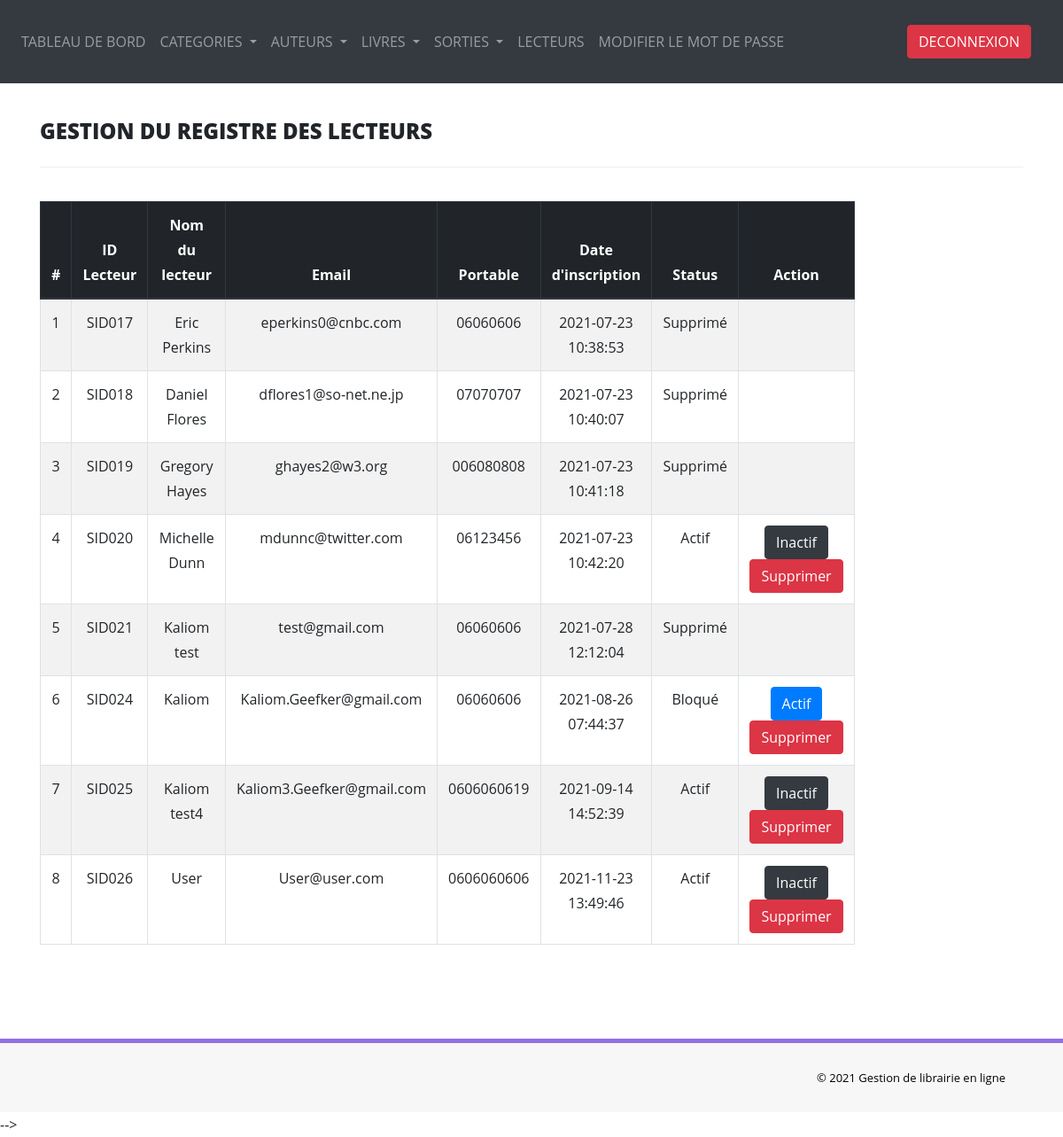
Screenshot of /admin/reg-readers.php (signed in) with the database file from the repository.
### tables this page shows
CREATE TABLE IF NOT EXISTS `tblreaders` (
  `id` int(11) NOT NULL AUTO_INCREMENT,
  `ReaderId` varchar(100) DEFAULT NULL,
  `FullName` varchar(120) DEFAULT NULL,
  `EmailId` varchar(120) DEFAULT NULL,
  `MobileNumber` char(11) DEFAULT NULL,
  `Password1` varchar(120) DEFAULT NULL,
  `Status` int(11) DEFAULT NULL,
  `RegDate` timestamp NULL DEFAULT CURRENT_TIMESTAMP,
  `UpdateDate` timestamp NULL DEFAULT NULL ON UPDATE CURRENT_TIMESTAMP,
  PRIMARY KEY (`id`)
);

### admin/reg-readers.php (the view, shortened to what this page needs)
<?php
include('includes/config.php');
if(strlen($_SESSION['alogin'])==0) {
	header('location:../index.php');
} else {
    $sql="SELECT * FROM tblreaders ORDER BY id ASC";
    $query=$dbh->prepare($sql);
    $query->execute();
    $resultats= $query->fetchAll(PDO::FETCH_OBJ);
}
?>
<!DOCTYPE html>
<html lang="FR">
<head>
    <link rel="stylesheet" href="https://maxcdn.bootstrapcdn.com/bootstrap/4.0.0/css/bootstrap.min.css">
    <link href="assets/css/font-awesome.css" rel="stylesheet" />
    <link href="assets/css/style.css" rel="stylesheet" />
</head>
<body>
<?php include('includes/header.php');?>
<div class="content-wrapper">
         <div class="container">
        	<div class="row pad-botm">
            <div class="col-md-12">
                <h4 class="header-line">Gestion du registre des lecteurs</h4>
            </div>
		</div>
		<div class="row">
			<div class="col-md-10 col-sm-6 col-xs-12 col-md-offset-1">
				<div class="panel panel-info">
                <div class="row">
                <div class="col">
                <table class="table table-striped table-bordered text-center">
                        <thead class="thead-dark">
                            <tr>
                            <th scope="col">#</th>
                            <th scope="col">ID Lecteur</th>
                            <th scope="col">Nom du lecteur</th>
                            <th scope="col">Email</th>
                            <th scope="col">Portable</th>
                            <th scope="col">Date d'inscription</th>
                            <th scope="col">Status</th>
                            <th scope="col">Action</th>
                            </tr>
                        </thead>
                        <tbody>
                            <?php
                                if (is_array($resultats)){
                                    $cnt= 1;
                                    foreach ($resultats AS $result){
                                    ?>
                                    <tr>
                                    <td><?php echo $cnt ?> </td>
                                    <td><?php echo $result->ReaderId; ?></td>
                                    <td><?php echo $result->FullName; ?></td>
                                    <td><?php echo $result->EmailId; ?></td>
                                    <td><?php echo $result->MobileNumber; ?></td>
                                    <td><?php echo $result->RegDate; ?></td>
                                    <td><?php if ($result->Status == 1){
                                        echo "Actif";
                                    } elseif ($result->Status == 0) {
                                        echo "Bloqué";
                                    } elseif ($result->Status == 2) {
                                        echo "Supprimé";
                                    }
                                    ?></td>
                                    <td>
                                    <?php if ($result->Status == 2){
                                    } elseif ($result->Status == 0) { ?>
                                    <a href="reg-readers.php?id=<?php echo $result->id ?>">
                                    <button class="btn btn-primary">Actif</button></a>
                                    <a href="reg-readers?del=<?php echo $result->id ?>">
                                    <button type="button" class="btn btn-danger">Supprimer</button></a>
                                    <?php
                                    } elseif ($result->Status == 1) { ?>
                                    <a href="reg-readers.php?inid=<?php echo $result->id ?>">
                                    <button class="btn btn-dark">Inactif</button></a>
                                    <a href="reg-readers?del=<?php echo $result->id ?>">
                                    <button type="button" class="btn btn-danger">Supprimer</button></a>
                                    <?php } ?>
                                    </td>
                                    <?php
                                    $cnt++;
                                    }
                                }
                            ?>
                        </tbody>
                        </table>
            </div>
        </div>
                </div>
             </div>
        </div>
    </div>
</div>
  <?php include('includes/footer.php');?>
     <script src="https://maxcdn.bootstrapcdn.com/bootstrap/4.0.0/js/bootstrap.min.js"></script>-->
</body>
</html>

### admin/assets/css/style.css (style rules this page uses)
.content-wrapper { margin-top: 40px; min-height:800px; padding-bottom:90px; }
.header-line { font-weight:900; padding-bottom:25px; border-bottom:1px solid #eeeeee; text-transform:uppercase; }
.pad-botm { padding-bottom:30px; }

### rows the page displays
tblreaders: ReaderId "SID017", FullName "Eric Perkins", EmailId "eperkins0@cnbc.com", MobileNumber "06060606", RegDate "2021-07-23 10:38:53", Status "Supprimé"
tblreaders: ReaderId "SID018", FullName "Daniel Flores", EmailId "dflores1@so-net.ne.jp", MobileNumber "07070707", RegDate "2021-07-23 10:40:07", Status "Supprimé"
tblreaders: ReaderId "SID019", FullName "Gregory Hayes", EmailId "ghayes2@w3.org", MobileNumber "006080808", RegDate "2021-07-23 10:41:18", Status "Supprimé"
tblreaders: ReaderId "SID020", FullName "Michelle Dunn", EmailId "mdunnc@twitter.com", MobileNumber "06123456", RegDate "2021-07-23 10:42:20", Status "Actif"
tblreaders: ReaderId "SID021", FullName "Kaliom test", EmailId "test@gmail.com", MobileNumber "06060606", RegDate "2021-07-28 12:12:04", Status "Supprimé"
tblreaders: ReaderId "SID024", FullName "Kaliom", EmailId "Kaliom.Geefker@gmail.com", MobileNumber "06060606", RegDate "2021-08-26 07:44:37", Status "Bloqué"
tblreaders: ReaderId "SID025", FullName "Kaliom test4", EmailId "Kaliom3.Geefker@gmail.com", MobileNumber "0606060619", RegDate "2021-09-14 14:52:39", Status "Actif"
tblreaders: ReaderId "SID026", FullName "User", EmailId "User@user.com", MobileNumber "0606060606", RegDate "2021-11-23 13:49:46", Status "Actif"
